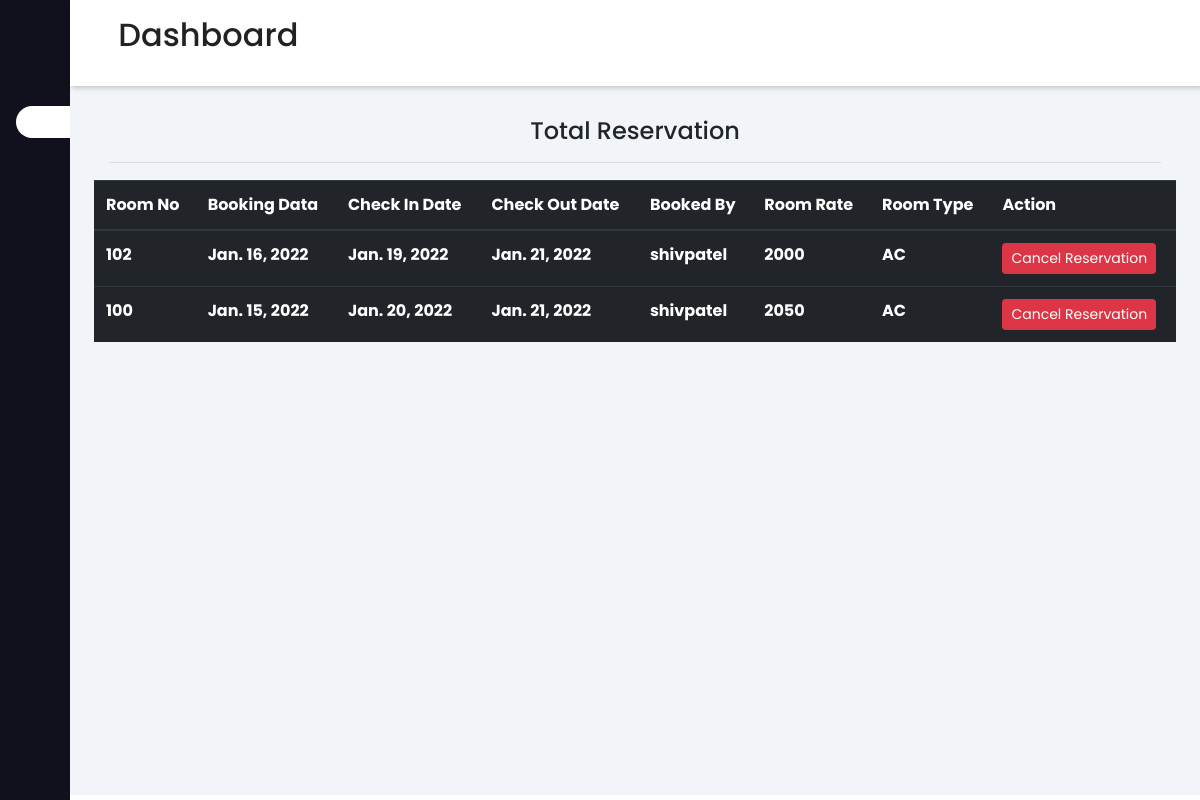
/view_reservation/, run on the app's committed database.
### management/models.py (models this page shows, shortened)
class Reservations(models.Model):
    user=models.ForeignKey(User,on_delete=models.CASCADE)
    room=models.ForeignKey(Room,on_delete=models.CASCADE)
    booking_date=models.DateField(auto_now_add=True)
    check_in_date=models.DateField()
    check_out_date=models.DateField()
    no_of_people=models.IntegerField()

class Room(models.Model):
    class Type(models.TextChoices):
        AC="AC"
        Non_AC="Non AC"
    room_type=models.CharField(max_length=10,choices=Type.choices)
    room_no=models.IntegerField(unique=True)
    room_rate=models.IntegerField()
    no_of_bed=models.IntegerField(null=True)
    image=models.ImageField(upload_to='room_pic',blank=True)

### management/views.py (the view)
# urls.py: path("view_reservation/",views.view_reservation, name='view_reservation'),
def view_reservation(request):
    reservation=Reservations.objects.all().order_by("-booking_date")
    context={
        "reservation":reservation
    }
    return render(request,'view_reservation.html',context)

### management/templates/view_reservation.html (shortened to what this page needs)
{% extends 'base.html' %}
{% block body %}
<div class="container">
    <div class="text-center">
        <h4>Total Reservation</h4>
    </div>
    <hr>
    <div class="row">
        <div class="col-12 text-center">
          </div>
        <div class="table-responsive">
            <table class="table table-hover table-dark">
            <thead>
              <tr>
                <th scope="col">Room No</th>
                <th scope="col">Booking Data</th>
                <th scope="col">Check In Date</th>
                <th scope="col">Check Out Date</th>
                <th scope="col">Booked By</th>
                <th scope="col">Room Rate</th>
                <th scope="col">Room Type</th>
                <th scope="col">Action</th>
              </tr>
            </thead>
            <tbody>
                {%for i in reservation %}
              <tr>
                <th scope="row">{{i.room.room_no}}</th>
                <th scope="row">{{i.booking_date}}</th>
                <th scope="row">{{i.check_in_date}}</th>
                <th scope="row">{{i.check_out_date}}</th>
                <th scope="row">{{i.user.username}}</th>
                <th scope="row">{{i.room.room_rate}}</th>
                <th scope="row">{{i.room.room_type}}</th>
                <th scope="row"><a class="btn btn-danger btn-sm" href="{% url 'manager_cancel_reservation' i.id %}" onclick="return confirm('Are you sure want to cancel reservation?')">Cancel Reservation</a></th>
              </tr>
              {% endfor %}
            </tbody>
        </table>
    </div>
    </div>
</div>
{% endblock  %}

### management/templates/base.html (style rules this page uses)
:root { --main-color: #11101d; --color-dark: #1D2231; --text-grey: #8390A2; }
* { padding: 0; margin: 0; box-sizing: border-box; list-style: none; text-decoration: none; font-family: 'Poppins' ,sans-serif; }
table { border-collapse: collapse; }
thead tr { border-top: 1px solid #f0f0f0; border-bottom:2px solid #f0f0f0; }
.table-responsive { width: 100%; overflow-x: auto; }

### data on the page
Reservations: room.room_no "102", booking_date "Jan. 16, 2022", check_in_date "Jan. 19, 2022", check_out_date "Jan. 21, 2022", user.username "shivpatel", room.room_rate "2000", room.room_type "AC"
Reservations: room.room_no "100", booking_date "Jan. 15, 2022", check_in_date "Jan. 20, 2022", check_out_date "Jan. 21, 2022", user.username "shivpatel", room.room_rate "2050", room.room_type "AC"
